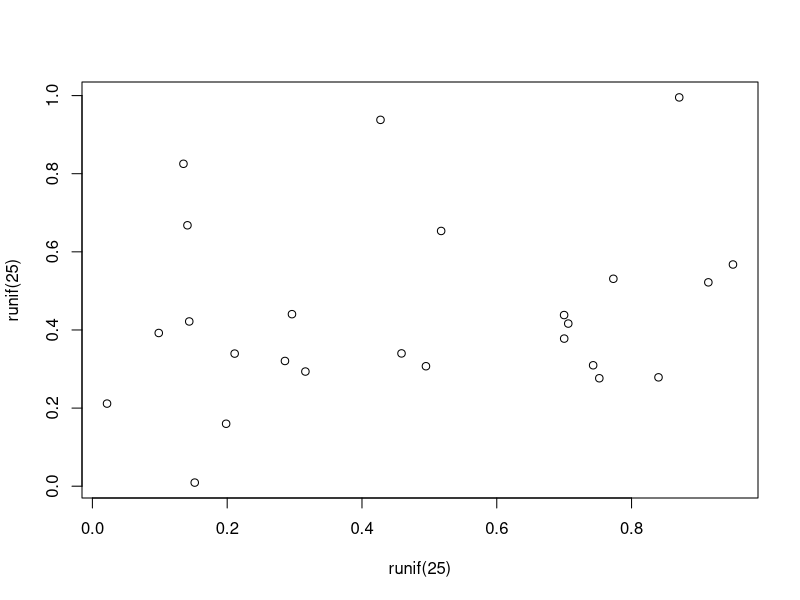

Write the R code that produced this figure.
## ---- chunk 1
#| echo: false

mydata <- c(33,70,80,43,81,34,93,47,33,75)
median_val <- median(mydata)
iqr_vals <- IQR(mydata,type=7)

## ---- chunk 2
#| label: fig-meaningless
#| fig-cap: A meaningless scatterplot
#| fig-width: 5
#| fig-height: 5
#| fig-align: center
#| out-width: 50%
#| echo: false
plot(runif(25), runif(25))
## ---- chunk 3
#| label: tbl-simple
#| tbl-cap: Caption centered above table
#| echo: true
knitr::kable(head(mtcars)[,1:4])
